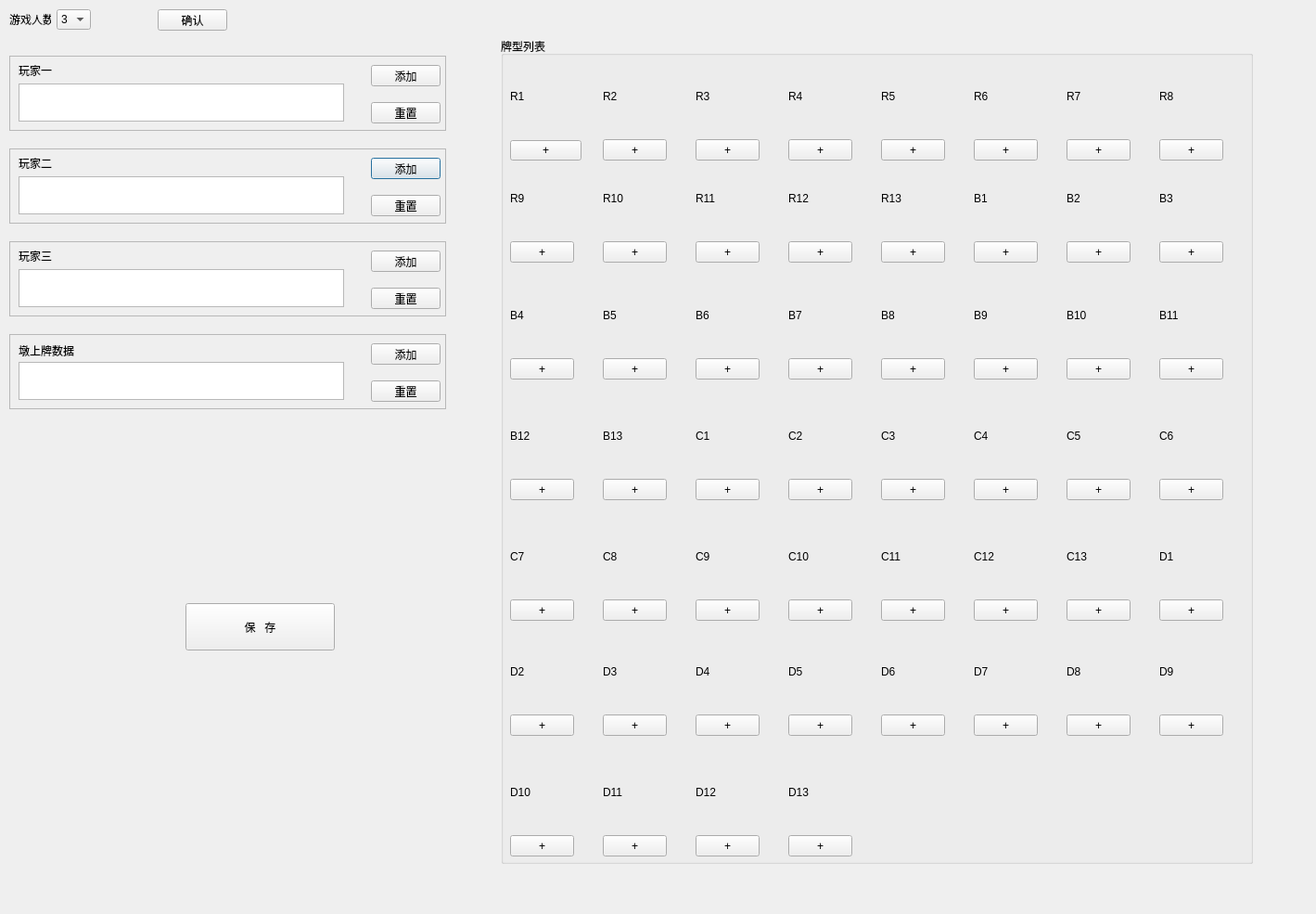
<?xml version="1.0" encoding="UTF-8"?>
<ui version="4.0">
 <class>Dialog</class>
 <widget class="QDialog" name="Dialog">
  <property name="geometry">
   <rect>
    <x>0</x>
    <y>0</y>
    <width>1419</width>
    <height>985</height>
   </rect>
  </property>
  <property name="windowTitle">
   <string>Dialog</string>
  </property>
  <widget class="QFrame" name="playerTow">
   <property name="geometry">
    <rect>
     <x>10</x>
     <y>160</y>
     <width>471</width>
     <height>81</height>
    </rect>
   </property>
   <property name="frameShape">
    <enum>QFrame::StyledPanel</enum>
   </property>
   <property name="frameShadow">
    <enum>QFrame::Raised</enum>
   </property>
   <widget class="QLabel" name="label_3">
    <property name="geometry">
     <rect>
      <x>10</x>
      <y>10</y>
      <width>54</width>
      <height>12</height>
     </rect>
    </property>
    <property name="text">
     <string>玩家二</string>
    </property>
   </widget>
   <widget class="QPlainTextEdit" name="playerTowText">
    <property name="geometry">
     <rect>
      <x>10</x>
      <y>30</y>
      <width>351</width>
      <height>41</height>
     </rect>
    </property>
   </widget>
   <widget class="QPushButton" name="playerTowaddBtn">
    <property name="geometry">
     <rect>
      <x>390</x>
      <y>10</y>
      <width>75</width>
      <height>23</height>
     </rect>
    </property>
    <property name="text">
     <string>添加</string>
    </property>
   </widget>
   <widget class="QPushButton" name="playerTowClearBtn">
    <property name="geometry">
     <rect>
      <x>390</x>
      <y>50</y>
      <width>75</width>
      <height>23</height>
     </rect>
    </property>
    <property name="text">
     <string>重置</string>
    </property>
   </widget>
  </widget>
  <widget class="QPushButton" name="pushButton">
   <property name="geometry">
    <rect>
     <x>170</x>
     <y>10</y>
     <width>75</width>
     <height>23</height>
    </rect>
   </property>
   <property name="text">
    <string>确认</string>
   </property>
  </widget>
  <widget class="QFrame" name="playerOne">
   <property name="geometry">
    <rect>
     <x>10</x>
     <y>60</y>
     <width>471</width>
     <height>81</height>
    </rect>
   </property>
   <property name="frameShape">
    <enum>QFrame::StyledPanel</enum>
   </property>
   <property name="frameShadow">
    <enum>QFrame::Raised</enum>
   </property>
   <widget class="QLabel" name="label_2">
    <property name="geometry">
     <rect>
      <x>10</x>
      <y>10</y>
      <width>54</width>
      <height>12</height>
     </rect>
    </property>
    <property name="text">
     <string>玩家一</string>
    </property>
   </widget>
   <widget class="QPlainTextEdit" name="playerOneText">
    <property name="geometry">
     <rect>
      <x>10</x>
      <y>30</y>
      <width>351</width>
      <height>41</height>
     </rect>
    </property>
   </widget>
   <widget class="QPushButton" name="playerOneaddBtn">
    <property name="geometry">
     <rect>
      <x>390</x>
      <y>10</y>
      <width>75</width>
      <height>23</height>
     </rect>
    </property>
    <property name="text">
     <string>添加</string>
    </property>
   </widget>
   <widget class="QPushButton" name="playerOneClearBtn">
    <property name="geometry">
     <rect>
      <x>390</x>
      <y>50</y>
      <width>75</width>
      <height>23</height>
     </rect>
    </property>
    <property name="text">
     <string>重置</string>
    </property>
   </widget>
  </widget>
  <widget class="QFrame" name="dunCard">
   <property name="geometry">
    <rect>
     <x>10</x>
     <y>360</y>
     <width>471</width>
     <height>81</height>
    </rect>
   </property>
   <property name="frameShape">
    <enum>QFrame::StyledPanel</enum>
   </property>
   <property name="frameShadow">
    <enum>QFrame::Raised</enum>
   </property>
   <widget class="QLabel" name="label_7">
    <property name="geometry">
     <rect>
      <x>10</x>
      <y>10</y>
      <width>71</width>
      <height>16</height>
     </rect>
    </property>
    <property name="text">
     <string>墩上牌数据</string>
    </property>
   </widget>
   <widget class="QPlainTextEdit" name="dunText">
    <property name="geometry">
     <rect>
      <x>10</x>
      <y>30</y>
      <width>351</width>
      <height>41</height>
     </rect>
    </property>
   </widget>
   <widget class="QPushButton" name="dunAddCard">
    <property name="geometry">
     <rect>
      <x>390</x>
      <y>10</y>
      <width>75</width>
      <height>23</height>
     </rect>
    </property>
    <property name="text">
     <string>添加</string>
    </property>
   </widget>
   <widget class="QPushButton" name="dunClear">
    <property name="geometry">
     <rect>
      <x>390</x>
      <y>50</y>
      <width>75</width>
      <height>23</height>
     </rect>
    </property>
    <property name="text">
     <string>重置</string>
    </property>
   </widget>
  </widget>
  <widget class="QWidget" name="layoutWidget">
   <property name="geometry">
    <rect>
     <x>10</x>
     <y>10</y>
     <width>88</width>
     <height>22</height>
    </rect>
   </property>
   <layout class="QHBoxLayout" name="horizontalLayout">
    <item>
     <widget class="QLabel" name="label">
      <property name="text">
       <string>游戏人数</string>
      </property>
     </widget>
    </item>
    <item>
     <widget class="QComboBox" name="playerComboBox">
      <item>
       <property name="text">
        <string>3</string>
       </property>
      </item>
      <item>
       <property name="text">
        <string>2</string>
       </property>
      </item>
     </widget>
    </item>
   </layout>
  </widget>
  <widget class="QPushButton" name="saveBtn">
   <property name="geometry">
    <rect>
     <x>200</x>
     <y>650</y>
     <width>161</width>
     <height>51</height>
    </rect>
   </property>
   <property name="text">
    <string>保   存</string>
   </property>
  </widget>
  <widget class="QGroupBox" name="groupBox">
   <property name="geometry">
    <rect>
     <x>540</x>
     <y>40</y>
     <width>811</width>
     <height>891</height>
    </rect>
   </property>
   <property name="title">
    <string>牌型列表</string>
   </property>
   <widget class="QWidget" name="layoutWidget_2">
    <property name="geometry">
     <rect>
      <x>10</x>
      <y>22</y>
      <width>77</width>
      <height>111</height>
     </rect>
    </property>
    <layout class="QVBoxLayout" name="verticalLayout">
     <item>
      <widget class="QLabel" name="label_R1">
       <property name="text">
        <string>R1</string>
       </property>
      </widget>
     </item>
     <item>
      <widget class="QPushButton" name="pushButton_R1">
       <property name="text">
        <string>+</string>
       </property>
      </widget>
     </item>
    </layout>
   </widget>
   <widget class="QLabel" name="label_R2">
    <property name="geometry">
     <rect>
      <x>110</x>
      <y>24</y>
      <width>69</width>
      <height>80</height>
     </rect>
    </property>
    <property name="text">
     <string>R2</string>
    </property>
   </widget>
   <widget class="QPushButton" name="pushButton_R2">
    <property name="geometry">
     <rect>
      <x>110</x>
      <y>110</y>
      <width>69</width>
      <height>23</height>
     </rect>
    </property>
    <property name="text">
     <string>+</string>
    </property>
   </widget>
   <widget class="QLabel" name="label_R3">
    <property name="geometry">
     <rect>
      <x>210</x>
      <y>24</y>
      <width>69</width>
      <height>80</height>
     </rect>
    </property>
    <property name="text">
     <string>R3</string>
    </property>
   </widget>
   <widget class="QPushButton" name="pushButton_R3">
    <property name="geometry">
     <rect>
      <x>210</x>
      <y>110</y>
      <width>69</width>
      <height>23</height>
     </rect>
    </property>
    <property name="text">
     <string>+</string>
    </property>
   </widget>
   <widget class="QLabel" name="label_R4">
    <property name="geometry">
     <rect>
      <x>310</x>
      <y>24</y>
      <width>69</width>
      <height>80</height>
     </rect>
    </property>
    <property name="text">
     <string>R4</string>
    </property>
   </widget>
   <widget class="QPushButton" name="pushButton_R4">
    <property name="geometry">
     <rect>
      <x>310</x>
      <y>110</y>
      <width>69</width>
      <height>23</height>
     </rect>
    </property>
    <property name="text">
     <string>+</string>
    </property>
   </widget>
   <widget class="QLabel" name="label_R5">
    <property name="geometry">
     <rect>
      <x>410</x>
      <y>24</y>
      <width>69</width>
      <height>80</height>
     </rect>
    </property>
    <property name="text">
     <string>R5</string>
    </property>
   </widget>
   <widget class="QPushButton" name="pushButton_R5">
    <property name="geometry">
     <rect>
      <x>410</x>
      <y>110</y>
      <width>69</width>
      <height>23</height>
     </rect>
    </property>
    <property name="text">
     <string>+</string>
    </property>
   </widget>
   <widget class="QLabel" name="label_R6">
    <property name="geometry">
     <rect>
      <x>510</x>
      <y>24</y>
      <width>69</width>
      <height>80</height>
     </rect>
    </property>
    <property name="text">
     <string>R6</string>
    </property>
   </widget>
   <widget class="QPushButton" name="pushButton_R6">
    <property name="geometry">
     <rect>
      <x>510</x>
      <y>110</y>
      <width>69</width>
      <height>23</height>
     </rect>
    </property>
    <property name="text">
     <string>+</string>
    </property>
   </widget>
   <widget class="QLabel" name="label_R7">
    <property name="geometry">
     <rect>
      <x>610</x>
      <y>24</y>
      <width>69</width>
      <height>80</height>
     </rect>
    </property>
    <property name="text">
     <string>R7</string>
    </property>
   </widget>
   <widget class="QPushButton" name="pushButton_R7">
    <property name="geometry">
     <rect>
      <x>610</x>
      <y>110</y>
      <width>69</width>
      <height>23</height>
     </rect>
    </property>
    <property name="text">
     <string>+</string>
    </property>
   </widget>
   <widget class="QLabel" name="label_R9">
    <property name="geometry">
     <rect>
      <x>10</x>
      <y>134</y>
      <width>69</width>
      <height>80</height>
     </rect>
    </property>
    <property name="text">
     <string>R9</string>
    </property>
   </widget>
   <widget class="QPushButton" name="pushButton_R9">
    <property name="geometry">
     <rect>
      <x>10</x>
      <y>220</y>
      <width>69</width>
      <height>23</height>
     </rect>
    </property>
    <property name="text">
     <string>+</string>
    </property>
   </widget>
   <widget class="QLabel" name="label_R10">
    <property name="geometry">
     <rect>
      <x>110</x>
      <y>134</y>
      <width>69</width>
      <height>80</height>
     </rect>
    </property>
    <property name="text">
     <string>R10</string>
    </property>
   </widget>
   <widget class="QPushButton" name="pushButton_R10">
    <property name="geometry">
     <rect>
      <x>110</x>
      <y>220</y>
      <width>69</width>
      <height>23</height>
     </rect>
    </property>
    <property name="text">
     <string>+</string>
    </property>
   </widget>
   <widget class="QLabel" name="label_R11">
    <property name="geometry">
     <rect>
      <x>210</x>
      <y>134</y>
      <width>69</width>
      <height>80</height>
     </rect>
    </property>
    <property name="text">
     <string>R11</string>
    </property>
   </widget>
   <widget class="QPushButton" name="pushButton_R11">
    <property name="geometry">
     <rect>
      <x>210</x>
      <y>220</y>
      <width>69</width>
      <height>23</height>
     </rect>
    </property>
    <property name="text">
     <string>+</string>
    </property>
   </widget>
   <widget class="QLabel" name="label_R12">
    <property name="geometry">
     <rect>
      <x>310</x>
      <y>134</y>
      <width>69</width>
      <height>80</height>
     </rect>
    </property>
    <property name="text">
     <string>R12</string>
    </property>
   </widget>
   <widget class="QPushButton" name="pushButton_R12">
    <property name="geometry">
     <rect>
      <x>310</x>
      <y>220</y>
      <width>69</width>
      <height>23</height>
     </rect>
    </property>
    <property name="text">
     <string>+</string>
    </property>
   </widget>
   <widget class="QLabel" name="label_R13">
    <property name="geometry">
     <rect>
      <x>410</x>
      <y>134</y>
      <width>69</width>
      <height>80</height>
     </rect>
    </property>
    <property name="text">
     <string>R13</string>
    </property>
   </widget>
   <widget class="QPushButton" name="pushButton_R13">
    <property name="geometry">
     <rect>
      <x>410</x>
      <y>220</y>
      <width>69</width>
      <height>23</height>
     </rect>
    </property>
    <property name="text">
     <string>+</string>
    </property>
   </widget>
   <widget class="QLabel" name="label_B1">
    <property name="geometry">
     <rect>
      <x>510</x>
      <y>134</y>
      <width>69</width>
      <height>80</height>
     </rect>
    </property>
    <property name="text">
     <string>B1</string>
    </property>
   </widget>
   <widget class="QPushButton" name="pushButton_B1">
    <property name="geometry">
     <rect>
      <x>510</x>
      <y>220</y>
      <width>69</width>
      <height>23</height>
     </rect>
    </property>
    <property name="text">
     <string>+</string>
    </property>
   </widget>
   <widget class="QLabel" name="label_B2">
    <property name="geometry">
     <rect>
      <x>610</x>
      <y>134</y>
      <width>69</width>
      <height>80</height>
     </rect>
    </property>
    <property name="text">
     <string>B2</string>
    </property>
   </widget>
   <widget class="QPushButton" name="pushButton_B2">
    <property name="geometry">
     <rect>
      <x>610</x>
      <y>220</y>
      <width>69</width>
      <height>23</height>
     </rect>
    </property>
    <property name="text">
     <string>+</string>
    </property>
   </widget>
   <widget class="QPushButton" name="pushButton_B4">
    <property name="geometry">
     <rect>
      <x>10</x>
      <y>346</y>
      <width>69</width>
      <height>23</height>
     </rect>
    </property>
    <property name="text">
     <string>+</string>
    </property>
   </widget>
   <widget class="QLabel" name="label_B4">
    <property name="geometry">
     <rect>
      <x>10</x>
      <y>260</y>
      <width>69</width>
      <height>80</height>
     </rect>
    </property>
    <property name="text">
     <string>B4</string>
    </property>
   </widget>
   <widget class="QPushButton" name="pushButton_B5">
    <property name="geometry">
     <rect>
      <x>110</x>
      <y>346</y>
      <width>69</width>
      <height>23</height>
     </rect>
    </property>
    <property name="text">
     <string>+</string>
    </property>
   </widget>
   <widget class="QLabel" name="label_B5">
    <property name="geometry">
     <rect>
      <x>110</x>
      <y>260</y>
      <width>69</width>
      <height>80</height>
     </rect>
    </property>
    <property name="text">
     <string>B5</string>
    </property>
   </widget>
   <widget class="QPushButton" name="pushButton_B6">
    <property name="geometry">
     <rect>
      <x>210</x>
      <y>346</y>
      <width>69</width>
      <height>23</height>
     </rect>
    </property>
    <property name="text">
     <string>+</string>
    </property>
   </widget>
   <widget class="QLabel" name="label_B6">
    <property name="geometry">
     <rect>
      <x>210</x>
      <y>260</y>
      <width>69</width>
      <height>80</height>
     </rect>
    </property>
    <property name="text">
     <string>B6</string>
    </property>
   </widget>
   <widget class="QPushButton" name="pushButton_B7">
    <property name="geometry">
     <rect>
      <x>310</x>
      <y>346</y>
      <width>69</width>
      <height>23</height>
     </rect>
    </property>
    <property name="text">
     <string>+</string>
    </property>
   </widget>
   <widget class="QLabel" name="label_B7">
    <property name="geometry">
     <rect>
      <x>310</x>
      <y>260</y>
      <width>69</width>
      <height>80</height>
     </rect>
    </property>
    <property name="text">
     <string>B7</string>
    </property>
   </widget>
   <widget class="QLabel" name="label_B8">
    <property name="geometry">
     <rect>
      <x>410</x>
      <y>260</y>
      <width>69</width>
      <height>80</height>
     </rect>
    </property>
    <property name="text">
     <string>B8</string>
    </property>
   </widget>
   <widget class="QPushButton" name="pushButton_B8">
    <property name="geometry">
     <rect>
      <x>410</x>
      <y>346</y>
      <width>69</width>
      <height>23</height>
     </rect>
    </property>
    <property name="text">
     <string>+</string>
    </property>
   </widget>
   <widget class="QPushButton" name="pushButton_B9">
    <property name="geometry">
     <rect>
      <x>510</x>
      <y>346</y>
      <width>69</width>
      <height>23</height>
     </rect>
    </property>
    <property name="text">
     <string>+</string>
    </property>
   </widget>
   <widget class="QLabel" name="label_B9">
    <property name="geometry">
     <rect>
      <x>510</x>
      <y>260</y>
      <width>69</width>
      <height>80</height>
     </rect>
    </property>
    <property name="text">
     <string>B9</string>
    </property>
   </widget>
   <widget class="QPushButton" name="pushButton_B10">
    <property name="geometry">
     <rect>
      <x>610</x>
      <y>346</y>
      <width>69</width>
      <height>23</height>
     </rect>
    </property>
    <property name="text">
     <string>+</string>
    </property>
   </widget>
   <widget class="QLabel" name="label_B10">
    <property name="geometry">
     <rect>
      <x>610</x>
      <y>260</y>
      <width>69</width>
      <height>80</height>
     </rect>
    </property>
    <property name="text">
     <string>B10</string>
    </property>
   </widget>
   <widget class="QPushButton" name="pushButton_B11">
    <property name="geometry">
     <rect>
      <x>710</x>
      <y>346</y>
      <width>69</width>
      <height>23</height>
     </rect>
    </property>
    <property name="text">
     <string>+</string>
    </property>
   </widget>
   <widget class="QLabel" name="label_B11">
    <property name="geometry">
     <rect>
      <x>710</x>
      <y>260</y>
      <width>69</width>
      <height>80</height>
     </rect>
    </property>
    <property name="text">
     <string>B11</string>
    </property>
   </widget>
   <widget class="QPushButton" name="pushButton_B12">
    <property name="geometry">
     <rect>
      <x>10</x>
      <y>476</y>
      <width>69</width>
      <height>23</height>
     </rect>
    </property>
    <property name="text">
     <string>+</string>
    </property>
   </widget>
   <widget class="QLabel" name="label_B12">
    <property name="geometry">
     <rect>
      <x>10</x>
      <y>390</y>
      <width>69</width>
      <height>80</height>
     </rect>
    </property>
    <property name="text">
     <string>B12</string>
    </property>
   </widget>
   <widget class="QPushButton" name="pushButton_B13">
    <property name="geometry">
     <rect>
      <x>110</x>
      <y>476</y>
      <width>69</width>
      <height>23</height>
     </rect>
    </property>
    <property name="text">
     <string>+</string>
    </property>
   </widget>
   <widget class="QLabel" name="label_B13">
    <property name="geometry">
     <rect>
      <x>110</x>
      <y>390</y>
      <width>69</width>
      <height>80</height>
     </rect>
    </property>
    <property name="text">
     <string>B13</string>
    </property>
   </widget>
   <widget class="QLabel" name="label_C1">
    <property name="geometry">
     <rect>
      <x>210</x>
      <y>390</y>
      <width>69</width>
      <height>80</height>
     </rect>
    </property>
    <property name="text">
     <string>C1</string>
    </property>
   </widget>
   <widget class="QPushButton" name="pushButton_C1">
    <property name="geometry">
     <rect>
      <x>210</x>
      <y>476</y>
      <width>69</width>
      <height>23</height>
     </rect>
    </property>
    <property name="text">
     <string>+</string>
    </property>
   </widget>
   <widget class="QPushButton" name="pushButton_C2">
    <property name="geometry">
     <rect>
      <x>310</x>
      <y>476</y>
      <width>69</width>
      <height>23</height>
     </rect>
    </property>
    <property name="text">
     <string>+</string>
    </property>
   </widget>
   <widget class="QLabel" name="label_C2">
    <property name="geometry">
     <rect>
      <x>310</x>
      <y>390</y>
      <width>69</width>
      <height>80</height>
     </rect>
    </property>
    <property name="text">
     <string>C2</string>
    </property>
   </widget>
   <widget class="QLabel" name="label_C3">
    <property name="geometry">
     <rect>
      <x>410</x>
      <y>390</y>
      <width>69</width>
      <height>80</height>
     </rect>
    </property>
    <property name="text">
     <string>C3</string>
    </property>
   </widget>
   <widget class="QPushButton" name="pushButton_C3">
    <property name="geometry">
     <rect>
      <x>410</x>
      <y>476</y>
      <width>69</width>
      <height>23</height>
     </rect>
    </property>
    <property name="text">
     <string>+</string>
    </property>
   </widget>
   <widget class="QPushButton" name="pushButton_C6">
    <property name="geometry">
     <rect>
      <x>710</x>
      <y>476</y>
      <width>69</width>
      <height>23</height>
     </rect>
    </property>
    <property name="text">
     <string>+</string>
    </property>
   </widget>
   <widget class="QLabel" name="label_C6">
    <property name="geometry">
     <rect>
      <x>710</x>
      <y>390</y>
      <width>69</width>
      <height>80</height>
     </rect>
    </property>
    <property name="text">
     <string>C6</string>
    </property>
   </widget>
   <widget class="QPushButton" name="pushButton_C7">
    <property name="geometry">
     <rect>
      <x>10</x>
      <y>606</y>
      <width>69</width>
      <height>23</height>
     </rect>
    </property>
    <property name="text">
     <string>+</string>
    </property>
   </widget>
   <widget class="QLabel" name="label_C7">
    <property name="geometry">
     <rect>
      <x>10</x>
      <y>520</y>
      <width>69</width>
      <height>80</height>
     </rect>
    </property>
    <property name="text">
     <string>C7</string>
    </property>
   </widget>
   <widget class="QLabel" name="label_C8">
    <property name="geometry">
     <rect>
      <x>110</x>
      <y>520</y>
      <width>69</width>
      <height>80</height>
     </rect>
    </property>
    <property name="text">
     <string>C8</string>
    </property>
   </widget>
   <widget class="QPushButton" name="pushButton_C8">
    <property name="geometry">
     <rect>
      <x>110</x>
      <y>606</y>
      <width>69</width>
      <height>23</height>
     </rect>
    </property>
    <property name="text">
     <string>+</string>
    </property>
   </widget>
   <widget class="QPushButton" name="pushButton_C9">
    <property name="geometry">
     <rect>
      <x>210</x>
      <y>606</y>
      <width>69</width>
      <height>23</height>
     </rect>
    </property>
    <property name="text">
     <string>+</string>
    </property>
   </widget>
   <widget class="QLabel" name="label_C9">
    <property name="geometry">
     <rect>
      <x>210</x>
      <y>520</y>
      <width>69</width>
      <height>80</height>
     </rect>
    </property>
    <property name="text">
     <string>C9</string>
    </property>
   </widget>
   <widget class="QPushButton" name="pushButton_C10">
    <property name="geometry">
     <rect>
      <x>310</x>
      <y>606</y>
      <width>69</width>
      <height>23</height>
     </rect>
    </property>
    <property name="text">
     <string>+</string>
    </property>
   </widget>
   <widget class="QLabel" name="label_C10">
    <property name="geometry">
     <rect>
      <x>310</x>
      <y>520</y>
      <width>69</width>
      <height>80</height>
     </rect>
    </property>
    <property name="text">
     <string>C10</string>
    </property>
   </widget>
   <widget class="QPushButton" name="pushButton_C11">
    <property name="geometry">
     <rect>
      <x>410</x>
      <y>606</y>
      <width>69</width>
      <height>23</height>
     </rect>
    </property>
    <property name="text">
     <string>+</string>
    </property>
   </widget>
   <widget class="QLabel" name="label_C11">
    <property name="geometry">
     <rect>
      <x>410</x>
      <y>520</y>
      <width>69</width>
      <height>80</height>
     </rect>
    </property>
    <property name="text">
     <string>C11</string>
    </property>
   </widget>
   <widget class="QPushButton" name="pushButton_R8">
    <property name="geometry">
     <rect>
      <x>710</x>
      <y>110</y>
      <width>69</width>
      <height>23</height>
     </rect>
    </property>
    <property name="text">
     <string>+</string>
    </property>
   </widget>
   <widget class="QLabel" name="label_R8">
    <property name="geometry">
     <rect>
      <x>710</x>
      <y>24</y>
      <width>69</width>
      <height>80</height>
     </rect>
    </property>
    <property name="text">
     <string>R8</string>
    </property>
   </widget>
   <widget class="QLabel" name="label_B3">
    <property name="geometry">
     <rect>
      <x>710</x>
      <y>134</y>
      <width>69</width>
      <height>80</height>
     </rect>
    </property>
    <property name="text">
     <string>B3</string>
    </property>
   </widget>
   <widget class="QPushButton" name="pushButton_B3">
    <property name="geometry">
     <rect>
      <x>710</x>
      <y>220</y>
      <width>69</width>
      <height>23</height>
     </rect>
    </property>
    <property name="text">
     <string>+</string>
    </property>
   </widget>
   <widget class="QLabel" name="label_C4">
    <property name="geometry">
     <rect>
      <x>510</x>
      <y>390</y>
      <width>69</width>
      <height>80</height>
     </rect>
    </property>
    <property name="text">
     <string>C4</string>
    </property>
   </widget>
   <widget class="QLabel" name="label_C5">
    <property name="geometry">
     <rect>
      <x>610</x>
      <y>390</y>
      <width>69</width>
      <height>80</height>
     </rect>
    </property>
    <property name="text">
     <string>C5</string>
    </property>
   </widget>
   <widget class="QPushButton" name="pushButton_C5">
    <property name="geometry">
     <rect>
      <x>610</x>
      <y>476</y>
      <width>69</width>
      <height>23</height>
     </rect>
    </property>
    <property name="text">
     <string>+</string>
    </property>
   </widget>
   <widget class="QPushButton" name="pushButtonC4">
    <property name="geometry">
     <rect>
      <x>510</x>
      <y>476</y>
      <width>69</width>
      <height>23</height>
     </rect>
    </property>
    <property name="text">
     <string>+</string>
    </property>
   </widget>
   <widget class="QPushButton" name="pushButton_C13">
    <property name="geometry">
     <rect>
      <x>610</x>
      <y>606</y>
      <width>69</width>
      <height>23</height>
     </rect>
    </property>
    <property name="text">
     <string>+</string>
    </property>
   </widget>
   <widget class="QLabel" name="label_C13">
    <property name="geometry">
     <rect>
      <x>610</x>
      <y>520</y>
      <width>69</width>
      <height>80</height>
     </rect>
    </property>
    <property name="text">
     <string>C13</string>
    </property>
   </widget>
   <widget class="QPushButton" name="pushButton_C12">
    <property name="geometry">
     <rect>
      <x>510</x>
      <y>606</y>
      <width>69</width>
      <height>23</height>
     </rect>
    </property>
    <property name="text">
     <string>+</string>
    </property>
   </widget>
   <widget class="QLabel" name="label_C12">
    <property name="geometry">
     <rect>
      <x>510</x>
      <y>520</y>
      <width>69</width>
      <height>80</height>
     </rect>
    </property>
    <property name="text">
     <string>C12</string>
    </property>
   </widget>
   <widget class="QLabel" name="label_D5">
    <property name="geometry">
     <rect>
      <x>310</x>
      <y>644</y>
      <width>69</width>
      <height>80</height>
     </rect>
    </property>
    <property name="text">
     <string>D5</string>
    </property>
   </widget>
   <widget class="QLabel" name="label_D7">
    <property name="geometry">
     <rect>
      <x>510</x>
      <y>644</y>
      <width>69</width>
      <height>80</height>
     </rect>
    </property>
    <property name="text">
     <string>D7</string>
    </property>
   </widget>
   <widget class="QPushButton" name="pushButtonD7">
    <property name="geometry">
     <rect>
      <x>510</x>
      <y>730</y>
      <width>69</width>
      <height>23</height>
     </rect>
    </property>
    <property name="text">
     <string>+</string>
    </property>
   </widget>
   <widget class="QPushButton" name="pushButton_D9">
    <property name="geometry">
     <rect>
      <x>710</x>
      <y>730</y>
      <width>69</width>
      <height>23</height>
     </rect>
    </property>
    <property name="text">
     <string>+</string>
    </property>
   </widget>
   <widget class="QLabel" name="label_D2">
    <property name="geometry">
     <rect>
      <x>10</x>
      <y>644</y>
      <width>69</width>
      <height>80</height>
     </rect>
    </property>
    <property name="text">
     <string>D2</string>
    </property>
   </widget>
   <widget class="QLabel" name="label_D9">
    <property name="geometry">
     <rect>
      <x>710</x>
      <y>644</y>
      <width>69</width>
      <height>80</height>
     </rect>
    </property>
    <property name="text">
     <string>D9</string>
    </property>
   </widget>
   <widget class="QPushButton" name="pushButton_D8">
    <property name="geometry">
     <rect>
      <x>610</x>
      <y>730</y>
      <width>69</width>
      <height>23</height>
     </rect>
    </property>
    <property name="text">
     <string>+</string>
    </property>
   </widget>
   <widget class="QPushButton" name="pushButton_D2">
    <property name="geometry">
     <rect>
      <x>10</x>
      <y>730</y>
      <width>69</width>
      <height>23</height>
     </rect>
    </property>
    <property name="text">
     <string>+</string>
    </property>
   </widget>
   <widget class="QPushButton" name="pushButton_D3">
    <property name="geometry">
     <rect>
      <x>110</x>
      <y>730</y>
      <width>69</width>
      <height>23</height>
     </rect>
    </property>
    <property name="text">
     <string>+</string>
    </property>
   </widget>
   <widget class="QLabel" name="label_D6">
    <property name="geometry">
     <rect>
      <x>410</x>
      <y>644</y>
      <width>69</width>
      <height>80</height>
     </rect>
    </property>
    <property name="text">
     <string>D6</string>
    </property>
   </widget>
   <widget class="QPushButton" name="pushButton_D6">
    <property name="geometry">
     <rect>
      <x>410</x>
      <y>730</y>
      <width>69</width>
      <height>23</height>
     </rect>
    </property>
    <property name="text">
     <string>+</string>
    </property>
   </widget>
   <widget class="QPushButton" name="pushButton_D5">
    <property name="geometry">
     <rect>
      <x>310</x>
      <y>730</y>
      <width>69</width>
      <height>23</height>
     </rect>
    </property>
    <property name="text">
     <string>+</string>
    </property>
   </widget>
   <widget class="QLabel" name="label_D4">
    <property name="geometry">
     <rect>
      <x>210</x>
      <y>644</y>
      <width>69</width>
      <height>80</height>
     </rect>
    </property>
    <property name="text">
     <string>D4</string>
    </property>
   </widget>
   <widget class="QLabel" name="label_D3">
    <property name="geometry">
     <rect>
      <x>110</x>
      <y>644</y>
      <width>69</width>
      <height>80</height>
     </rect>
    </property>
    <property name="text">
     <string>D3</string>
    </property>
   </widget>
   <widget class="QPushButton" name="pushButton_D4">
    <property name="geometry">
     <rect>
      <x>210</x>
      <y>730</y>
      <width>69</width>
      <height>23</height>
     </rect>
    </property>
    <property name="text">
     <string>+</string>
    </property>
   </widget>
   <widget class="QLabel" name="label_D8">
    <property name="geometry">
     <rect>
      <x>610</x>
      <y>644</y>
      <width>69</width>
      <height>80</height>
     </rect>
    </property>
    <property name="text">
     <string>D8</string>
    </property>
   </widget>
   <widget class="QLabel" name="label_D1">
    <property name="geometry">
     <rect>
      <x>710</x>
      <y>520</y>
      <width>69</width>
      <height>80</height>
     </rect>
    </property>
    <property name="text">
     <string>D1</string>
    </property>
   </widget>
   <widget class="QPushButton" name="pushButton_D1">
    <property name="geometry">
     <rect>
      <x>710</x>
      <y>606</y>
      <width>69</width>
      <height>23</height>
     </rect>
    </property>
    <property name="text">
     <string>+</string>
    </property>
   </widget>
   <widget class="QPushButton" name="pushButton_D12">
    <property name="geometry">
     <rect>
      <x>210</x>
      <y>860</y>
      <width>69</width>
      <height>23</height>
     </rect>
    </property>
    <property name="text">
     <string>+</string>
    </property>
   </widget>
   <widget class="QLabel" name="label_D13">
    <property name="geometry">
     <rect>
      <x>310</x>
      <y>774</y>
      <width>69</width>
      <height>80</height>
     </rect>
    </property>
    <property name="text">
     <string>D13</string>
    </property>
   </widget>
   <widget class="QLabel" name="label_D10">
    <property name="geometry">
     <rect>
      <x>10</x>
      <y>774</y>
      <width>69</width>
      <height>80</height>
     </rect>
    </property>
    <property name="text">
     <string>D10</string>
    </property>
   </widget>
   <widget class="QPushButton" name="pushButton_D13">
    <property name="geometry">
     <rect>
      <x>310</x>
      <y>860</y>
      <width>69</width>
      <height>23</height>
     </rect>
    </property>
    <property name="text">
     <string>+</string>
    </property>
   </widget>
   <widget class="QLabel" name="label_D11">
    <property name="geometry">
     <rect>
      <x>110</x>
      <y>774</y>
      <width>69</width>
      <height>80</height>
     </rect>
    </property>
    <property name="text">
     <string>D11</string>
    </property>
   </widget>
   <widget class="QPushButton" name="pushButton_D10">
    <property name="geometry">
     <rect>
      <x>10</x>
      <y>860</y>
      <width>69</width>
      <height>23</height>
     </rect>
    </property>
    <property name="text">
     <string>+</string>
    </property>
   </widget>
   <widget class="QPushButton" name="pushButton_D11">
    <property name="geometry">
     <rect>
      <x>110</x>
      <y>860</y>
      <width>69</width>
      <height>23</height>
     </rect>
    </property>
    <property name="text">
     <string>+</string>
    </property>
   </widget>
   <widget class="QLabel" name="label_D12">
    <property name="geometry">
     <rect>
      <x>210</x>
      <y>774</y>
      <width>69</width>
      <height>80</height>
     </rect>
    </property>
    <property name="text">
     <string>D12</string>
    </property>
   </widget>
  </widget>
  <widget class="QFrame" name="playerThree">
   <property name="geometry">
    <rect>
     <x>10</x>
     <y>260</y>
     <width>471</width>
     <height>81</height>
    </rect>
   </property>
   <property name="frameShape">
    <enum>QFrame::StyledPanel</enum>
   </property>
   <property name="frameShadow">
    <enum>QFrame::Raised</enum>
   </property>
   <widget class="QLabel" name="label_4">
    <property name="geometry">
     <rect>
      <x>10</x>
      <y>10</y>
      <width>54</width>
      <height>12</height>
     </rect>
    </property>
    <property name="text">
     <string>玩家三</string>
    </property>
   </widget>
   <widget class="QPlainTextEdit" name="playerThreeText">
    <property name="geometry">
     <rect>
      <x>10</x>
      <y>30</y>
      <width>351</width>
      <height>41</height>
     </rect>
    </property>
   </widget>
   <widget class="QPushButton" name="playerThreeaddBtn">
    <property name="geometry">
     <rect>
      <x>390</x>
      <y>10</y>
      <width>75</width>
      <height>23</height>
     </rect>
    </property>
    <property name="text">
     <string>添加</string>
    </property>
   </widget>
   <widget class="QPushButton" name="playerThreeClearBtn">
    <property name="geometry">
     <rect>
      <x>390</x>
      <y>50</y>
      <width>75</width>
      <height>23</height>
     </rect>
    </property>
    <property name="text">
     <string>重置</string>
    </property>
   </widget>
  </widget>
 </widget>
 <resources/>
 <connections/>
</ui>
